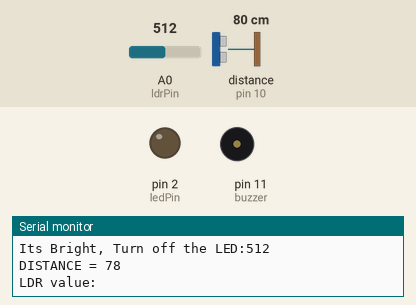
Bench run of a sketch on a simulated Arduino Uno, built with avr-gcc and run on an emulated ATmega328P. Shown: output pins drawn as LEDs (lit = HIGH), buzzer (waves = sounding, pin HIGH), the last lines printed to the serial monitor. Wiring (inferred from the names in the program): ultrasonic range finder: trigger pin 9; echo pin 10. The inputs (shaded band) are chosen by the test bench; at power-on: distance to the obstacle (sensor on pin 10) 80 cm, A0 (ldrPin) = 512. The echo pulse lasts 58.3 µs per cm; pins used as bus, display or sensor lines are not drawn.

Above: at 1.2 s.
1.3 s: distance to the obstacle (sensor on pin 10) set to 40 cm
4.3 s: distance to the obstacle (sensor on pin 10) set to 33 cm
At 5.5 s:
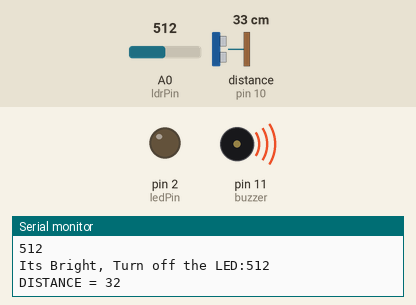
5.8 s: A0 (ldrPin) set to 11
7.3 s: A0 (ldrPin) set to 8
At 8.0 s:
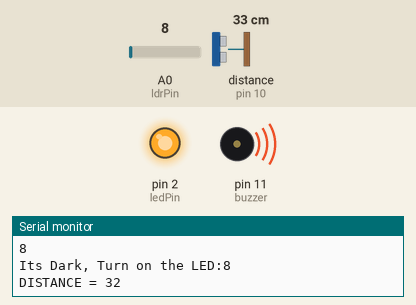
8.8 s: distance to the obstacle (sensor on pin 10) set to 120 cm
At 9.6 s:
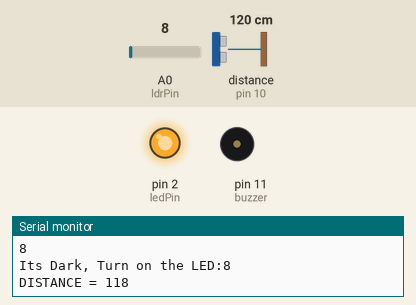
10.3 s: distance to the obstacle (sensor on pin 10) set to 18 cm
At 11.7 s:
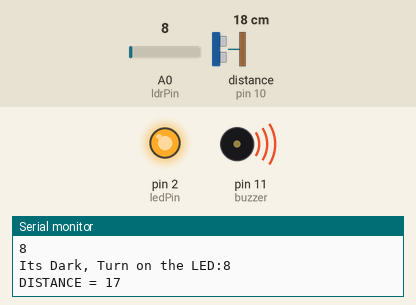
Timing chart, 0 to 12.8 s (numbered marks = the images above; inputs shaded):
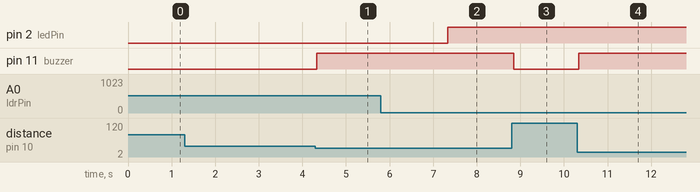

The sketch:

Hackstick.ino
```cpp
int trigPin = 9;
int echoPin = 10;
int buzzer = 11;
int ledPin = 2;
int value = 0;
int ldrPin = A0;
long dur;
int dis;
int sd;

void setup() {
  pinMode(trigPin, OUTPUT);
  pinMode(echoPin, INPUT);
  pinMode(buzzer, OUTPUT);
  pinMode(ledPin, OUTPUT);
  pinMode(ldrPin, INPUT);
  Serial.begin(9600);
}

void loop() {
  digitalWrite(trigPin, LOW);
  delayMicroseconds(2);

  digitalWrite(trigPin, HIGH);
  delayMicroseconds(10);
  digitalWrite(trigPin, LOW);

  dur = pulseIn(echoPin, HIGH);

  dis = dur * 0.034 / 2;

  sd = dis;
  if (sd <= 35 && sd>0) {
    digitalWrite(buzzer, HIGH);
  } else {
    digitalWrite(buzzer, LOW);
  }

  Serial.print("DISTANCE = ");
  Serial.println(dis);

  value = analogRead(ldrPin);

  Serial.println("LDR value:");
  Serial.println(value);

  if (value < 10) {
    digitalWrite(ledPin, HIGH);
    Serial.print("Its Dark, Turn on the LED:");
    Serial.println(value);
  } else {
    digitalWrite(ledPin, LOW);
    Serial.print("Its Bright, Turn off the LED:");
    Serial.println(value);
  }
}
```

Measured:
- the behaviour switches between 37 and 36 cm on distance to the obstacle (sensor on pin 10) (found by bisection; images 0 and 1)
- the behaviour switches between 10 and 9 on A0 (ldrPin) (found by bisection; images 1 and 2)
- after the input at 4.3 s, pin 11 (buzzer): LOW → HIGH at once
- after the input at 7.3 s, pin 2 (ledPin): LOW → HIGH at once
- after the input at 8.8 s, pin 11 (buzzer): HIGH → LOW after 0.05 s
- after the input at 10.3 s, pin 11 (buzzer): LOW → HIGH at once
